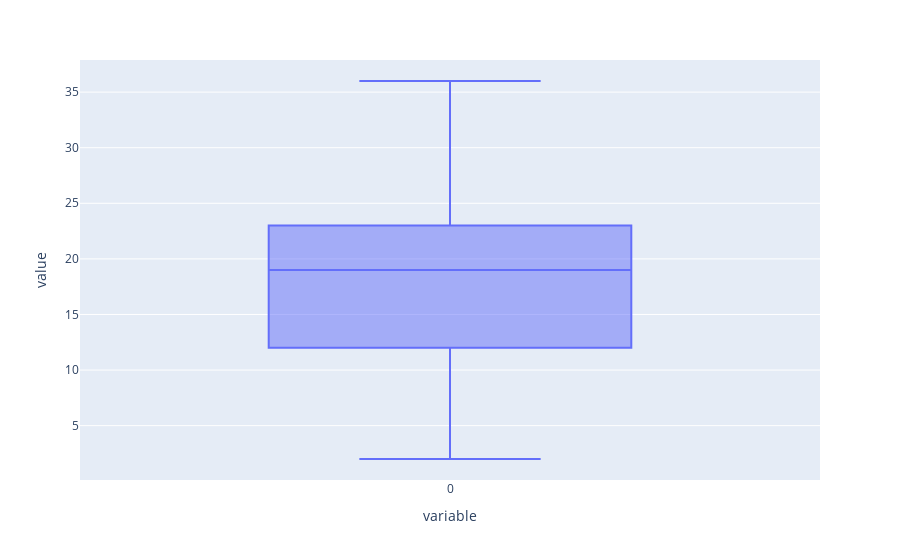

The cell this chart's notebook holds for it:
### Code cell
# Calculate tweet lengths
tweet_len = pd.Series([len(tweet.split()) for tweet in df['text']])

# The distribution of tweet text lengths
tweet_len.plot(kind='box')

### Figure 1 — Plotly figure (JSON) as saved in the notebook; plotly's stock layout.template omitted (floating-point values rounded to 4 significant figures; data arrays with more than 128 entries replaced by an {"elided": "..."} marker saying what was removed)
{"data": [{"alignmentgroup": "True", "hovertemplate": "variable=%{x}<br>value=%{y}<extra></extra>", "legendgroup": "", "marker": {"color": "#636efa"}, "name": "", "notched": false, "offsetgroup": "", "orientation": "v", "showlegend": false, "type": "box", "x": {"elided": "14640 str values"}, "x0": " ", "xaxis": "x", "y": {"elided": "14640 int values"}, "y0": " ", "yaxis": "y"}], "layout": {"boxmode": "group", "legend": {"tracegroupgap": 0}, "margin": {"t": 60}, "xaxis": {"anchor": "y", "domain": [0, 1], "title": {"text": "variable"}}, "yaxis": {"anchor": "x", "domain": [0, 1], "title": {"text": "value"}}}}
